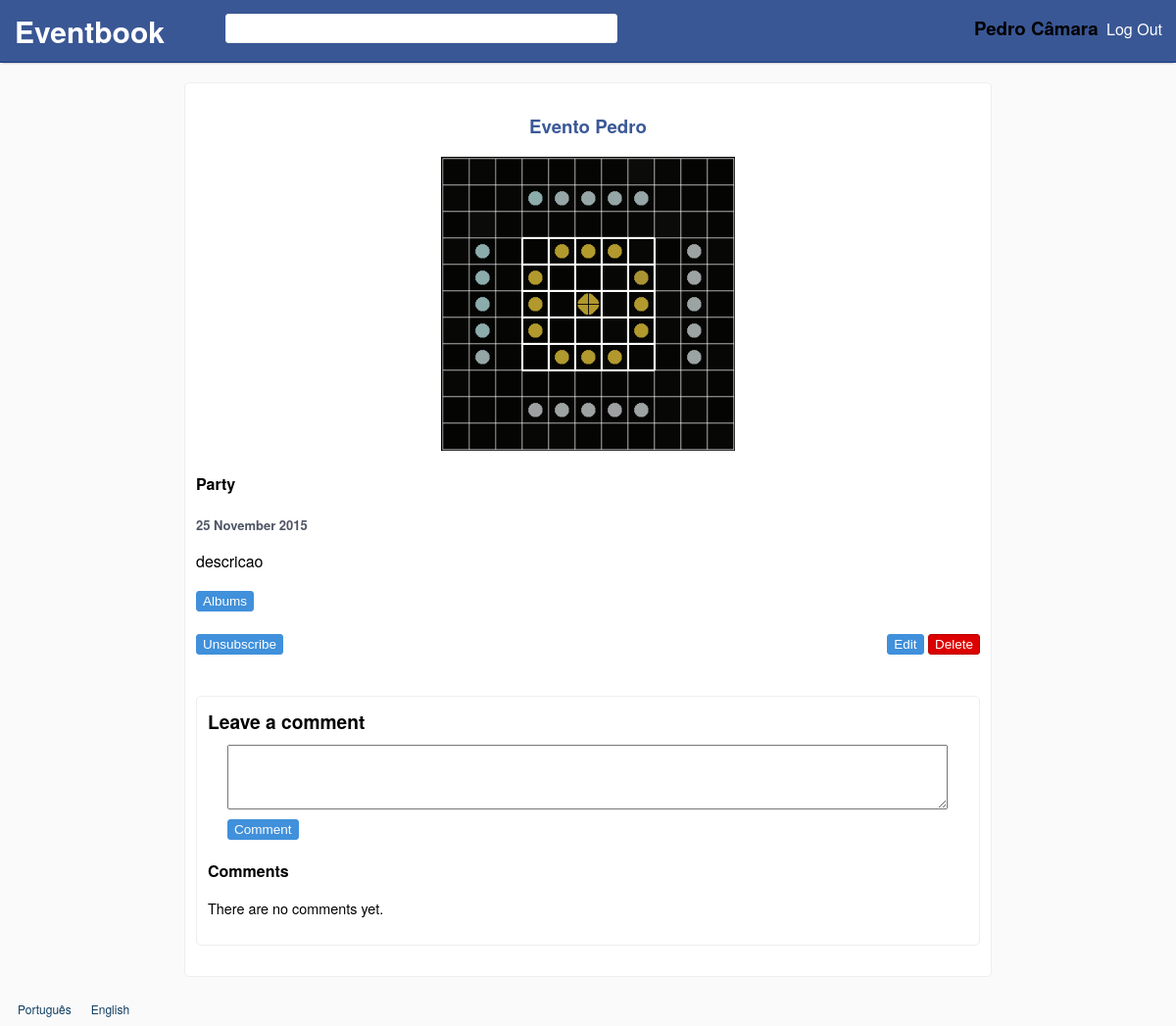
The page /events/8 (signed in) on the database as committed earlier.
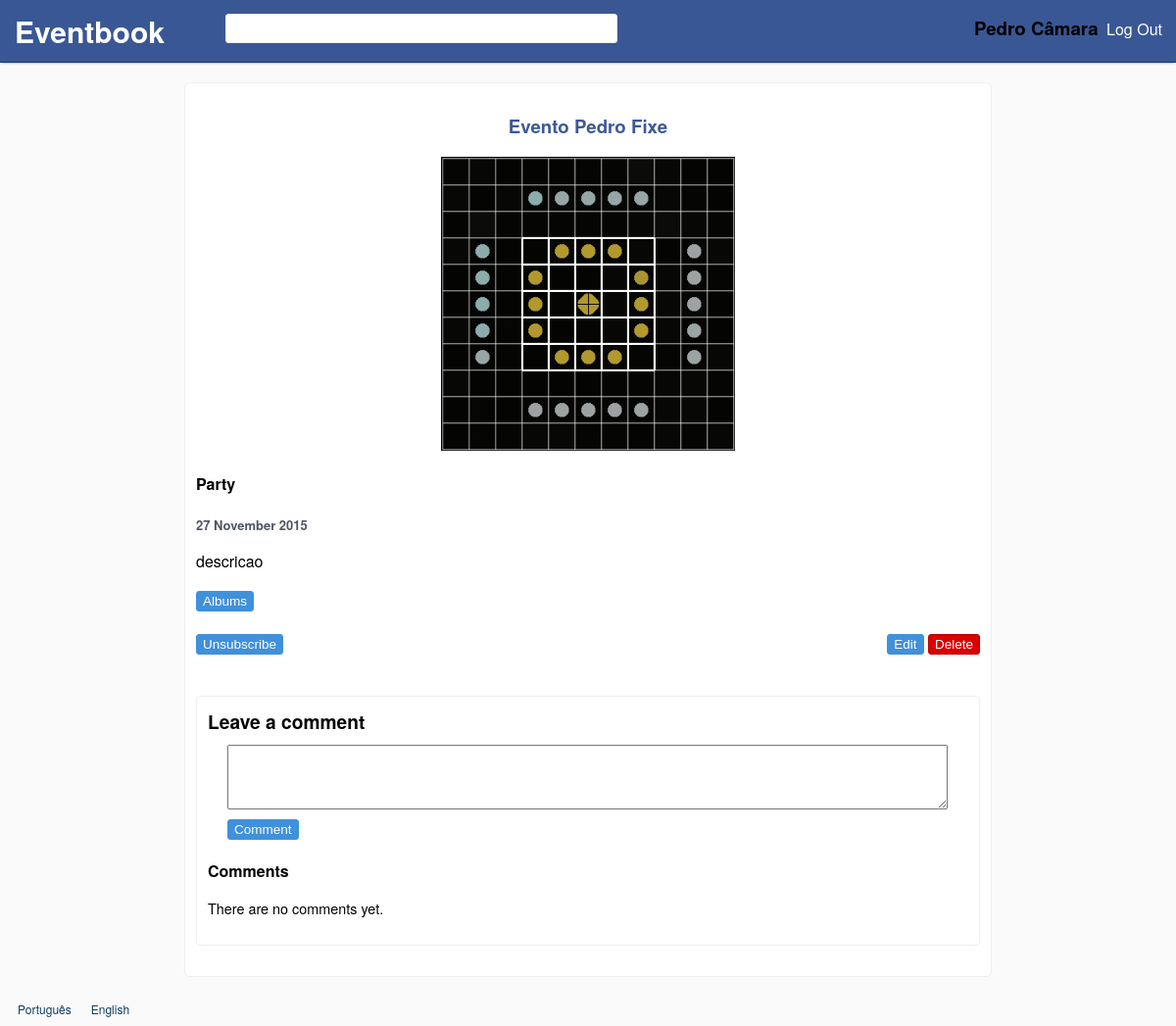
The same page on the database as committed later.
### tables this page shows
CREATE TABLE events
(
id INTEGER PRIMARY KEY,
name TEXT NOT NULL,
image TEXT NOT NULL,
creation_date DATETIME DEFAULT(DATETIME('now')),
date DATETIME NOT NULL,
description TEXT NOT NULL,
type_id INTEGER NOT NULL REFERENCES event_types(id),
user_id INTEGER NOT NULL REFERENCES users(id),
deleted BOOLEAN DEFAULT(0),
public BOOLEAN DEFAULT(1)
);

CREATE TABLE event_types
(
	id INTEGER PRIMARY KEY,
	type TEXT UNIQUE NOT NULL
);

### database/events.php (called while the page is built, shortened)
<?php
	include_once('connection.php');
	function getEventAndSubscription($event_id, $user_id)
	{
		global $db;
		$stmt = $db->prepare('SELECT events.id id,name,image,date,description,type,events.user_id user_id, public, COUNT(event_id) subscribed FROM events
			LEFT JOIN event_types ON type_id = event_types.id
			LEFT JOIN event_subscriptions ON event_id = events.id AND event_subscriptions.user_id = ?
			WHERE events.id=? AND deleted = 0
			GROUP BY event_id');
		$stmt->execute(array($user_id,$event_id));
		return $stmt->fetch();
	}
?>

### core/event_permission.php (called while the page is built, shortened)
<?php
include_once(file_exists("database/events.php") ? 'database/events.php' : '../database/events.php');
if (isSet($_SESSION['user_id']))
	$row = getEventAndSubscription($_REQUEST['id'],$_SESSION['user_id']);
else $row = getEvent($_REQUEST['id']);
if (isSet($_SESSION['user_id']))
{
	$subscribed = $row['subscribed'];
	$owner = ($_SESSION['user_id'] === $row['user_id']);
}
?>

### languages/en.php (called while the page is built, shortened)
<?php
$lang = array();
$lang['SITE_NAME'] = 'Eventbook';
$lang['REGISTER'] = 'Register';
$lang['FIRST_NAME'] = 'First Name';
$lang['FIRST_NAME_ERROR'] = 'Invalid first name.';
$lang['LAST_NAME'] = 'Last Name';
$lang['LAST_NAME_ERROR'] = 'Invalid last name.';
$lang['EMAIL'] = 'E-mail';
$lang['EMAIL_ERROR'] = "Invalid email.";
$lang['EMAIL_IN_USE'] = "Email already in use.";
$lang['CONFIRM_EMAIL'] = 'Confirm e-mail';
$lang['PASSWORD'] = 'Password';
$lang['PASSWORD_LENGTH'] = "Passwords must have at least 8 characters.";
$lang['PASSWORD_DIFF'] = "Passwords do not match.";
$lang['CONFIRM_PASSWORD'] = 'Confirm password';
$lang['LOGIN'] = 'Log In';
$lang['UNREGISTERED_EMAIL'] = 'Unregistered or invalid email.';
$lang['INVALID_PASSWORD'] = 'Invalid password.';
$lang['LOGOUT'] = 'Log Out';
$lang['MY_EVENTS'] = 'My Events';
$lang['SUBSCRIBED'] = 'Subscribed';
$lang['CREATE'] = 'Create';
$lang['PRIVATE'] = 'Private';
$lang['PUBLIC'] = 'Public';
$lang['NAME'] = 'Name';
$lang['DESCRIPTION'] = 'Description';
$lang['DATE'] = 'Date';
$lang['IMAGE'] = 'Image';
$lang['TYPE'] = 'Type';
$lang['PARTY'] = 'Party';
$lang['BUSINESS'] = 'Business';
$lang['MEETING'] = 'Meeting';
$lang['CEREMONY'] = 'Ceremony';
$lang['EDUCATIONAL'] = 'Educational';
$lang['INVALID_NAME'] = 'Invalid name.';
$lang['INVALID_DESCRIPTION'] = 'Invalid description.';
$lang['INVALID_DATE'] = 'Invalid date.';
$lang['INVALID_IMAGE'] = 'Upload a valid image.';
$lang['IMAGE_SIZE_ERROR'] = "Image's size can not be higher than 5MB.";
$lang['IMAGE_EXT_ERROR'] = 'Invalid extension (Accepted: jpg, png, gif).';
$lang['SUBSCRIBE'] = 'Subscribe';
$lang['UNSUBSCRIBE'] = 'Unsubscribe';
$lang['DELETE_MSG'] = 'Are you sure you want to delete this event?';
$lang['DELETE'] = 'Delete';
$lang['EDIT'] = 'Edit';
$lang['SAVE'] = 'Save';
$lang['ALBUMS'] = 'Albums';
$lang['LEAVE_A_COMMENT'] = 'Leave a comment';
$lang['COMMENTS'] = 'Comments';
$lang['MAKE_COMMENT'] = 'Comment';
$lang['NO_COMMENTS_YET'] = 'There are no comments yet.';
$lang['1'] = 'January';
$lang['2'] = 'February';
$lang['3'] = 'March';
$lang['4'] = 'April';
$lang['5'] = 'May';
$lang['6'] = 'June';
$lang['7'] = 'July';
$lang['8'] = 'August';
$lang['9'] = 'September';
?>

### templates/event.php (the view, shortened to what this page needs)
<?php
include_once("core/event_permission.php");
?>
<!DOCTYPE html>
<html>
<head>
	<link rel="stylesheet" href="../styles.css">
</head>
<body>
	<div id="wrapper">
		<?php include('templates/header.php'); ?>
		<div id="content" >
			<div class="box center default-width">
				<h3><?php echo $row['name'] ?></h3>
				<div class="div-event-image-big" style="background-image:url(<?php echo '../'.$row['image'] ?>)"></div>
				<h4><?php echo $lang[$row['type']] ?></h4>
				<p id="date"><?php
				$dateParts = explode("-", $row['date']);
				$date = $dateParts[2]." ".$lang[$dateParts[1]]." ".$dateParts[0];
				echo $date ?></p>
				<p><?php echo $row['description'] ?></p>
				<?php
				if (isSet($_SESSION['user_id']))
				{
					echo '<div><a id="albums-button" class="button" href="'.$_GET['id'].'/albums">'.$lang['ALBUMS'].'</a></div>';
					echo '<button id="unsubscribe" style="'.($subscribed?'':'display:none').'" class="subscription button">'.$lang['UNSUBSCRIBE'].'</button>';
					if ($owner)
					{ ?>
						<div id="del-edit-div">
							<a id="edit-button" class='button' href='<?php echo $_GET['id']."/edit"; ?>'><?php echo $lang['EDIT'] ?></a>
							<button id="delete-button" class='button'><?php echo $lang['DELETE'] ?></button>
						</div>
					<?php
					}
					if ($owner || $row['public'])
					{
						echo '<div class="addthis_sharing_toolbox share"></div>';
					}
					include('templates/comments.php');
				}
				?>
			</div>
		</div>
		<?php include('templates/footer.php'); ?>
	</div>
</body>
</html>

Rows that differ between the two databases and show on the page:
changed events "descricao": name "Evento Pedro" → "Evento Pedro Fixe"; date "25 November 2015" → "27 November 2015"
